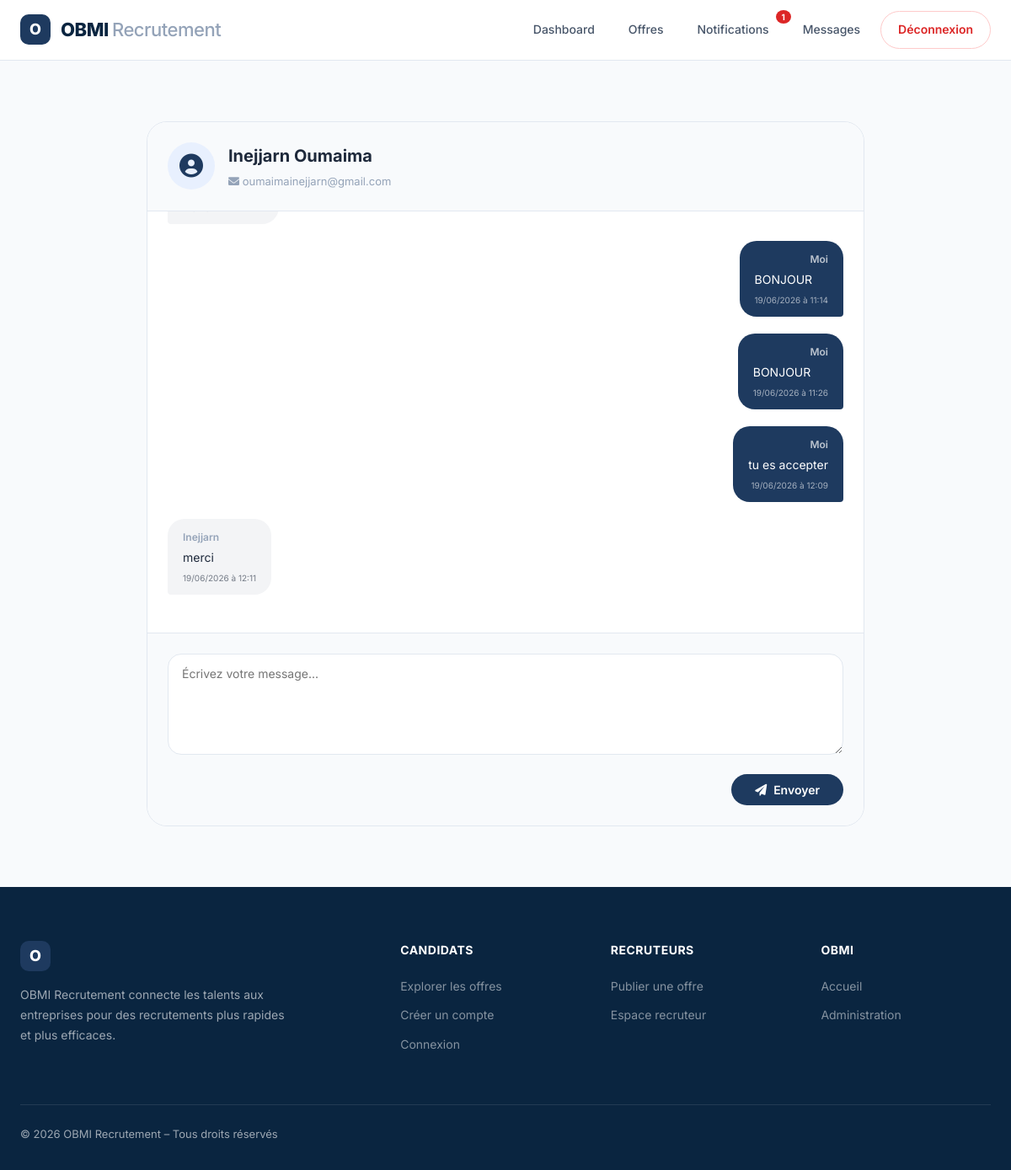
The app's page /conversation/2/ (signed in) with its own data.
### candidature/models.py (models this page shows, shortened)
class Utilisateur(AbstractUser):
    ROLE_CHOICES = [
        ('candidat', 'Candidat'),
        ('recruteur', 'Recruteur'),
        ('admin', 'Administrateur'),
    ]
    nom = models.CharField(max_length=100)
    prenom = models.CharField(max_length=100)
    email = models.EmailField(unique=True)
    motDePasse = models.CharField(max_length=128)
    dateCreation = models.DateTimeField(auto_now_add=True)
    statut = models.CharField(max_length=50, default='actif')
    role = models.CharField(max_length=20, choices=ROLE_CHOICES, default='candidat')
    photo = models.ImageField(upload_to='photos/', blank=True, null=True)

class Message(models.Model):
    contenu = models.TextField()
    dateEnvoi = models.DateTimeField(auto_now_add=True)
    lu = models.BooleanField(default=False)
    expediteur = models.ForeignKey(Utilisateur, on_delete=models.CASCADE, related_name='messages_envoyes')
    destinataire = models.ForeignKey(Utilisateur, on_delete=models.CASCADE, related_name='messages_recus')

### candidature/views.py (the view)
# urls.py: path('conversation/<int:utilisateur_id>/', views.conversation, name='conversation'),
@login_required
def conversation(request, utilisateur_id):
    autre = Utilisateur.objects.get(id=utilisateur_id)
    messages_list = Message.objects.filter(
        expediteur=request.user, destinataire=autre
    ) | Message.objects.filter(
        expediteur=autre, destinataire=request.user
    ).order_by('dateEnvoi')
    Message.objects.filter(expediteur=autre, destinataire=request.user, lu=False).update(lu=True)
    return render(request, 'candidature/conversation.html', {
        'autre': autre,
        'messages': messages_list
    })

### candidature/context_processors.py (called while the page is built)
def notifications_context(request):
    if request.user.is_authenticated:
        return {
            'unread_messages': Message.objects.filter(destinataire=request.user, lu=False).count(),
            'unread_notifications': Notification.objects.filter(utilisateur=request.user, lu=False).count(),
        }
    return {'unread_messages': 0, 'unread_notifications': 0}

### candidature/templates/candidature/conversation.html (shortened to what this page needs)
{% extends 'candidature/base.html' %}
{% block content %}
<div class="page-content">
    <div class="container-narrow">
        <div class="conversation-card">
            <div class="conv-header">
                <div class="conv-avatar"><i class="fas fa-user-circle"></i></div>
                <div class="conv-info">
                    <h2>{{ autre.prenom }} {{ autre.nom }}</h2>
                    <p><i class="fas fa-envelope"></i> {{ autre.email }}</p>
                </div>
            </div>
            <div class="messages-area" id="messagesArea">
                {% if messages %}
                    {% for msg in messages %}
                        <div class="message {% if msg.expediteur == user %}moi{% else %}autre{% endif %}">
                            <div class="message-bubble">
                                <span class="message-name">
                                    {% if msg.expediteur == user %}Moi{% else %}{{ autre.prenom }}{% endif %}
                                </span>
                                <div class="message-content">{{ msg.contenu }}</div>
                                <div class="message-date">{{ msg.dateEnvoi|date:"d/m/Y à H:i" }}</div>
                            </div>
                        </div>
                    {% endfor %}
                {% else %}
                    <div class="empty-messages">
                        <i class="fas fa-comment-dots"></i>
                        <p>Aucun message échangé.</p>
                        <p style="font-size: 13px; margin-top: 8px;">Envoyez un premier message pour démarrer la conversation.</p>
                    </div>
                {% endif %}
            </div>
            <div class="reply-form">
                <form method="post" action="{% url 'envoyer_message' %}">
                    <textarea name="contenu" rows="3" placeholder="Écrivez votre message..." required></textarea>
                    <div class="reply-actions">
                        <button type="submit" class="btn-send">
                            <i class="fas fa-paper-plane"></i> Envoyer
                        </button>
                    </div>
                </form>
            </div>
        </div>
    </div>
</div>
{% endblock %}

### candidature/templates/candidature/base.html (style rules this page uses)
* { margin: 0; padding: 0; box-sizing: border-box; scroll-behavior: smooth; }
:root { --navy: #0A2540; --primary: #1E3A5F; --blue: #2C5F8A; --light-blue: #E8F0FE; --accent: #2563EB; --surface: #FFFFFF; --bg: #F8FAFC; --text: #1E293B; --text-secondary: #475569; --text-muted: #94A3B8; --border: #E2E8F0; --radius: 16px; --shadow: 0 1px 3px rgba(0,0,0,0.06), 0 1px 2px rgba(0,0,0,0.04); --shadow-lg: 0 10px 25px rgba(0,0,0,0.08); }
body { font-family: 'Inter', sans-serif; background: var(--bg); color: var(--text); line-height: 1.6; }
.container-narrow { max-width: 720px; }
.page-content { padding: 40px 0; }
form input, form select, form textarea { width: 100%; padding: 12px 16px; border-radius: 12px; border: 1px solid var(--border); font-size: 14px; font-family: inherit; outline: none; transition: 0.2s; background: var(--surface); color: var(--text); }
form textarea { min-height: 120px; resize: vertical; }

### candidature/templates/candidature/conversation.html (style rules this page uses)
.container-narrow { max-width: 900px; margin: 0 auto; padding: 32px 24px; }
.conversation-card { background: var(--surface); border-radius: 24px; border: 1px solid var(--border); overflow: hidden; }
.conv-header { padding: 24px; background: var(--bg); border-bottom: 1px solid var(--border); display: flex; align-items: center; gap: 16px; }
.conv-avatar { width: 56px; height: 56px; background: var(--light-blue); border-radius: 60px; display: flex; align-items: center; justify-content: center; flex-shrink: 0; }
.conv-avatar i { font-size: 28px; color: var(--primary); }
.conv-info h2 { font-size: 20px; font-weight: 700; color: var(--text); margin-bottom: 4px; }
.conv-info p { font-size: 13px; color: var(--text-muted); }
.messages-area { padding: 24px; max-height: 500px; overflow-y: auto; }
.message { margin-bottom: 20px; display: flex; flex-direction: column; }
.message.moi { align-items: flex-end; }
.message.autre { align-items: flex-start; }
.message-bubble { max-width: 70%; padding: 12px 18px; border-radius: 20px; position: relative; }
.message.moi .message-bubble { background: var(--primary); color: white; border-bottom-right-radius: 4px; }
.message.autre .message-bubble { background: #F3F4F6; color: var(--text); border-bottom-left-radius: 4px; }
.message-name { font-size: 12px; font-weight: 600; margin-bottom: 4px; display: block; }
.message.moi .message-name { text-align: right; color: rgba(255,255,255,0.7); }
.message.autre .message-name { color: var(--text-muted); }
.message-content { font-size: 14px; line-height: 1.5; word-wrap: break-word; }
.message-date { font-size: 10px; margin-top: 6px; opacity: 0.6; }
.message.moi .message-date { text-align: right; }
.reply-form { padding: 24px; border-top: 1px solid var(--border); background: var(--bg); }
.reply-form textarea { width: 100%; padding: 14px 16px; border: 1px solid var(--border); border-radius: 16px; font-size: 14px; font-family: inherit; resize: vertical; outline: none; transition: 0.2s; }
.reply-actions { display: flex; justify-content: flex-end; margin-top: 16px; }
.btn-send { background: var(--primary); color: white; border: none; padding: 10px 28px; border-radius: 40px; font-size: 14px; font-weight: 600; cursor: pointer; font-family: inherit; transition: 0.2s; display: inline-flex; align-items: center; gap: 8px; }

### records on screen
Utilisateur: prenom "Inejjarn", nom "Oumaima", email "oumaimainejjarn@gmail.com"
Message: shows "Moi", contenu "BONJOUR", dateEnvoi "19/06/2026 à 11:14"
Message: shows "Moi", contenu "BONJOUR", dateEnvoi "19/06/2026 à 11:26"
Message: shows "Moi", contenu "tu es accepter", dateEnvoi "19/06/2026 à 12:09"
Message: contenu "merci", dateEnvoi "19/06/2026 à 12:11"

### other values on screen
{{ unread_notifications }} "1"
